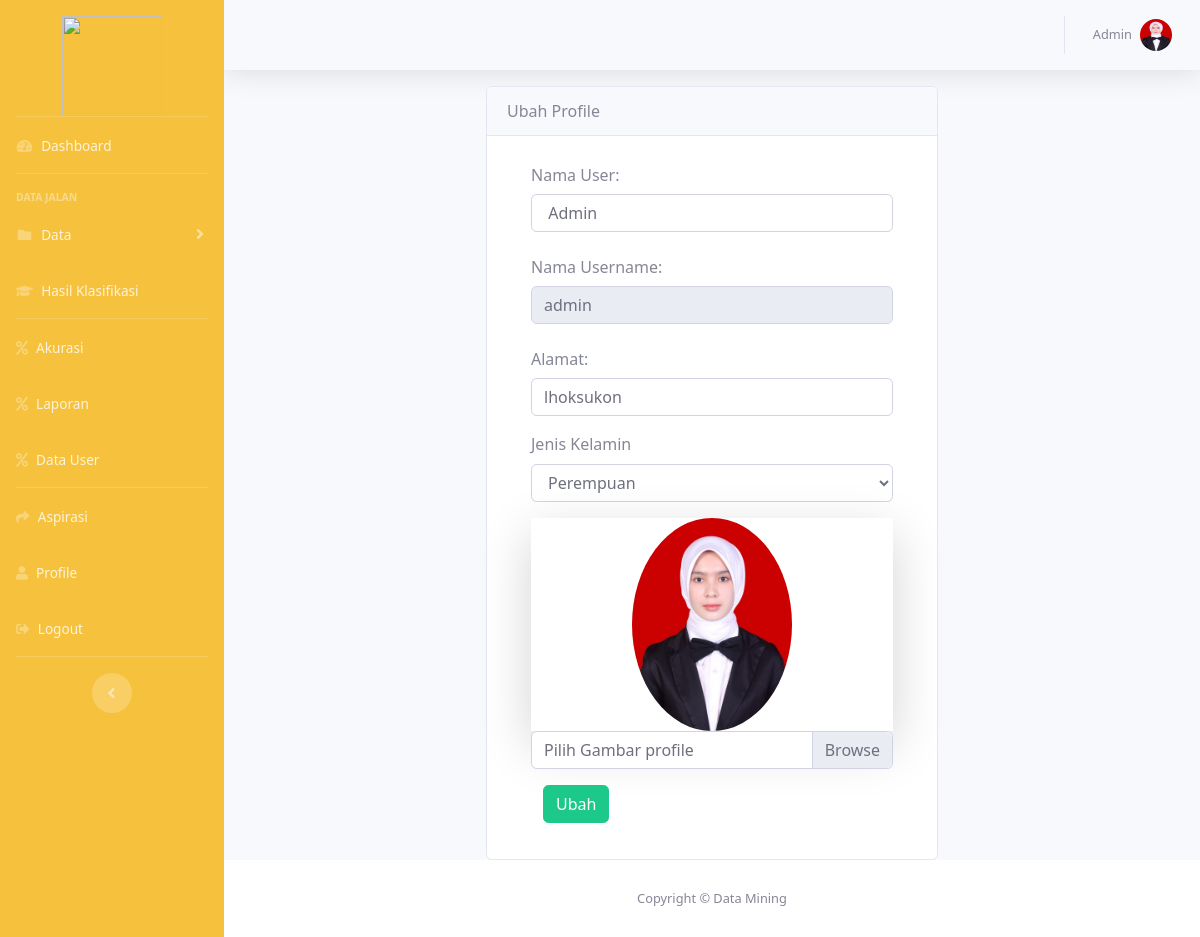
/index.php?page=ubahprofile (signed in), run on the app's committed database.
### tables this page shows
CREATE TABLE `user` (
  `id` int(11) NOT NULL,
  `nama` varchar(255) NOT NULL,
  `username` varchar(255) NOT NULL,
  `password` text NOT NULL,
  `alamat` text NOT NULL,
  `level` enum('1','2','3','4') NOT NULL,
  `jk` enum('laki-laki','perempuan','','') NOT NULL,
  `gambar` varchar(255) NOT NULL
);

### Pages/profile/ubahprofile.php (the view, shortened to what this page needs)
<?php
include 'koneksi.php';
$id = $_SESSION['login']['id'];
$result = mysqli_query($conn, "SELECT * FROM user WHERE id='$id'");
$data = mysqli_fetch_assoc($result);
?>
<div class="row">
    <div class="col-md-6  ml-auto mr-auto">
        <div class="card mt-3">
            <div class="card-header">
                Ubah Profile
            </div>
            <div class="card-body">
                <form method="POST" action="" enctype="multipart/form-data">
                    <div class="container-fluid">
                        <div class="row">
                            <div class="col-md-12">
                                <div class="form-group">
                                    <label for="recipient-name" class="col-form-label">Nama User:</label>
                                    <input type="text" name="nama" value="<?= $data['nama']; ?>" class="form-control" id="recipient-name">
                                </div>
                            </div>
                            <div class="col-md-12">
                                <div class="form-group">
                                    <label for="message-text" class="col-form-label">Nama Username:</label>
                                    <input type="text" name="username" value="<?= $data['username']; ?>" class="form-control" id="recipient-name" readonly>
                                </div>
                            </div>
                            <div class="col-md-12">
                                <div class="form-group">
                                    <label for="message-text" class="col-form-label">Alamat:</label>
                                    <input type="text" name="alamat" value="<?= $data['alamat']; ?>" class="form-control" id="recipient-name">
                                </div>
                            </div>
                            <div class="col-md-12">
                                <div class="form-group">
                                    <label for="exampleFormControlSelect2">Jenis Kelamin</label>
                                    <select class="form-control" name="jk" value="<?php echo $data['jk']; ?>" id="exampleFormControlSelect1">
                                        <?php
                                        if ($data['jk'] == 'laki-laki') {
                                            echo '
                                            <option value="laki-laki">Laki-Laki</option>
                                            <option value="perempuan">Perempuan</option>
                                            ';
                                        } elseif ($data['jk'] == 'perempuan') {
                                            echo '
                                            <option value="perempuan">Perempuan</option>
                                            <option value="laki-laki">Laki-Laki</option>
                                            ';
                                        }
                                        ?>
                                    </select>
                                </div>
                            </div>
                        </div>
                        <div class="row">
                            <div class="col-md-12">
                                <div class="form-group">
                                    <center>
                                        <div class="shadow-lg">
                                            <img src="img/<?= $data['gambar']; ?>" width='160px' alt="Circle Image" class="img-raised rounded-circle img-fluid">
                                        </div>
                                    </center>
                                    <div class="custom-file">
                                        <label class="custom-file-label" for="customFile">Pilih Gambar profile</label>
                                    </div>
                                </div>
                            </div>
                        </div>
                        <div class="col-md-12">
                            <div class="form-group">
                                <button type="submit" class="btn btn-success" name="submit">Ubah</button>
                            </div>
                        </div>
                    </div>
                </form>
            </div>
        </div>
    </div>
</div>

### css/custom.css (style rules this page uses)
body { font-family: 'Segoe UI', Tahoma, Geneva, Verdana, sans-serif; }

### data on the page
user: nama "Admin", username "admin", alamat "lhoksukon", jk "Perempuan", gambar (picture)

### other printed values
$_SESSION['login']['nama'] "Admin"
